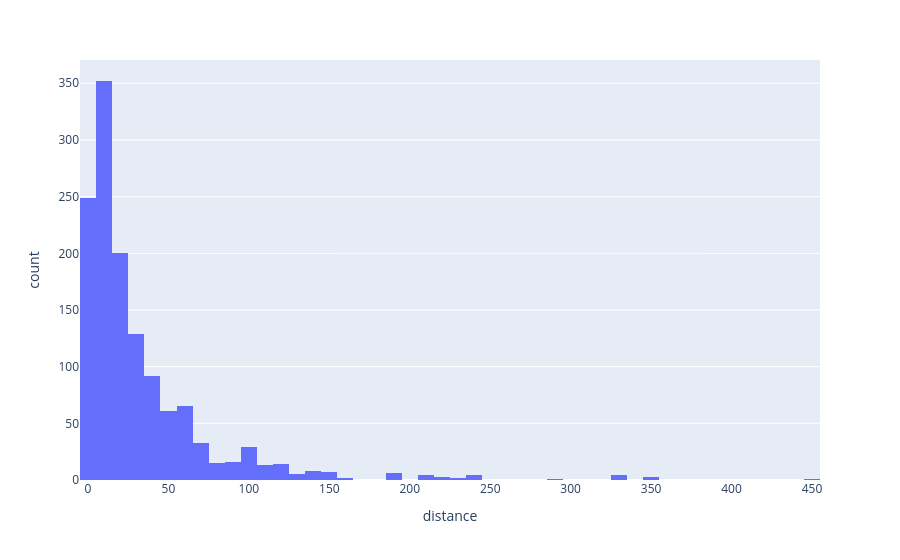

Write notebook code for a chart like this one.
### Code cell
px.histogram(combined,x = "distance")

### Figure 1 — Plotly figure (JSON) as saved in the notebook; plotly's stock layout.template omitted (floating-point values rounded to 4 significant figures; data arrays with more than 128 entries replaced by an {"elided": "..."} marker saying what was removed)
{"data": [{"alignmentgroup": "True", "bingroup": "x", "hovertemplate": "distance=%{x}<br>count=%{y}<extra></extra>", "legendgroup": "", "marker": {"color": "#636efa", "pattern": {"shape": ""}}, "name": "", "offsetgroup": "", "orientation": "v", "showlegend": false, "type": "histogram", "x": {"elided": "1318 float values"}, "xaxis": "x", "yaxis": "y"}], "layout": {"barmode": "relative", "legend": {"tracegroupgap": 0}, "margin": {"t": 60}, "xaxis": {"anchor": "y", "domain": [0, 1], "title": {"text": "distance"}}, "yaxis": {"anchor": "x", "domain": [0, 1], "title": {"text": "count"}}}}
